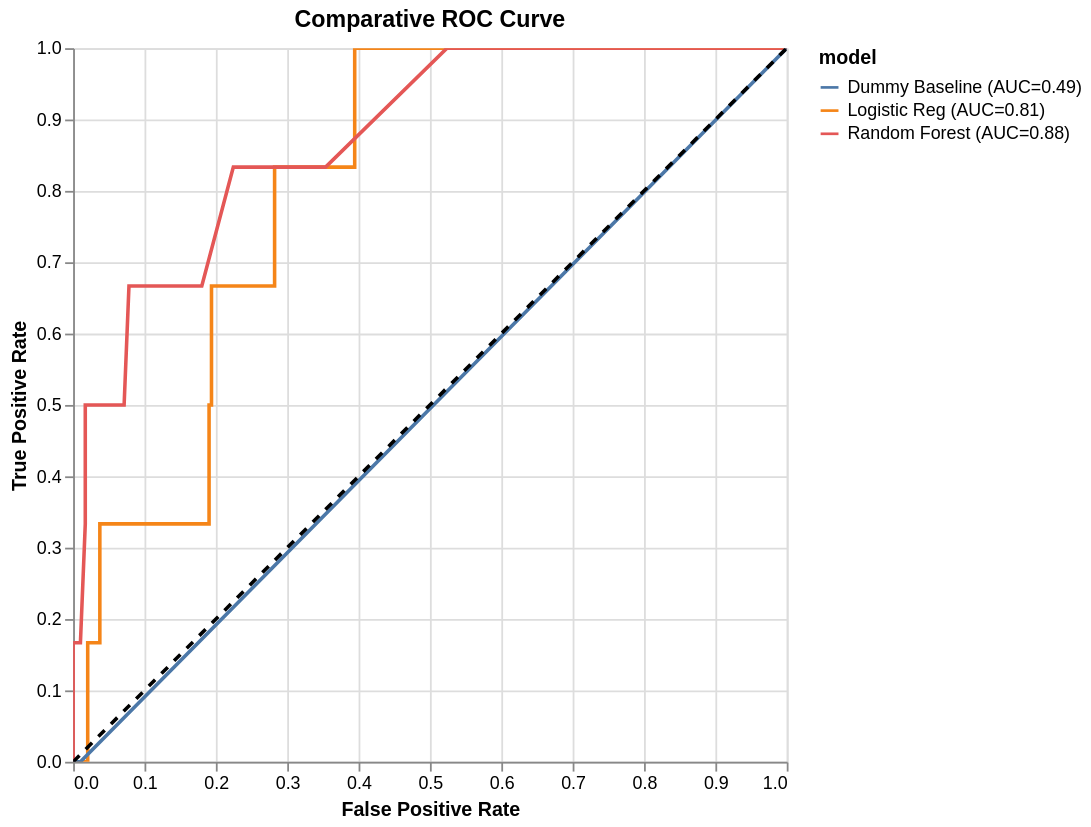

The notebook cell saved with this chart:
### Markdown cell above
#### 🧬 Simulating Real-World Fraud
In fraud detection, victims are rare. We use `make_classification`, a `sklearn` function that generate a random n-class classification problem. We use `weights=[0.98, 0.02]` to create a dataset where **98%** of transactions are legitimate (`0`) and only **2%** are fraudulent (`1`).

To understand the 'Accuracy Trap', we compare our models against a **Baseline** that simply predicts 'No Fraud' for everyone.

#### 🏁 Models to Compare
1.  **Model A (Logistic Regression)**: A simpler, linear model.
2.  **Model B (Random Forest)**: A more complex model that combines many decision trees (a committee).
3.  **Model C (Dummy Baseline)**: A 'no-skill' model that guesses based on class frequency.

#### 📈 The ROC Curve: How it's Made
The **ROC (Receiver Operating Characteristic)** curve summarizes the model's performance across **EVERY possible threshold** (from 0 to 1).
1.  For each threshold, it calculates the **True Positive Rate** (Recall or Sensitivity) = $TP / (TP + FN)$ and the **False Positive Rate** (Specificity) = $FP / (FP + TN)$
2.  It plots these points on a graph.
3.  An **AUC (Area Under the Curve)** of **1.0** is a perfect model. An AUC of **0.5** (the diagonal line) is no better than guessing.

### Code cell
# 1. Setup Data
X, y = make_classification(n_samples=1000, n_classes=2, weights=[0.98, 0.02], random_state=42)
X_train, X_test, y_train, y_test = train_test_split(X, y, test_size=0.3, random_state=42)

# 2. Train Model A (Logistic)
model_a = LogisticRegression().fit(X_train, y_train)
probs_a = model_a.predict_proba(X_test)[:, 1]
fpr_a, tpr_a, _ = metrics.roc_curve(y_test, probs_a)
auc_a = metrics.auc(fpr_a, tpr_a)

# 3. Train Model B (Random Forest)
model_b = RandomForestClassifier(random_state=42).fit(X_train, y_train)
probs_b = model_b.predict_proba(X_test)[:, 1]
fpr_b, tpr_b, _ = metrics.roc_curve(y_test, probs_b)
auc_b = metrics.auc(fpr_b, tpr_b)

# 4. Train Model C (Dummy Baseline)
model_c = DummyClassifier(strategy='stratified', random_state=42).fit(X_train, y_train)
probs_c = model_c.predict_proba(X_test)[:, 1]
fpr_c, tpr_c, _ = metrics.roc_curve(y_test, probs_c)
auc_c = metrics.auc(fpr_c, tpr_c)

# 5. Visualization
res_a = pd.DataFrame({'fpr': fpr_a, 'tpr': tpr_a, 'model': f'Logistic Reg (AUC={auc_a:.2f})'})
res_b = pd.DataFrame({'fpr': fpr_b, 'tpr': tpr_b, 'model': f'Random Forest (AUC={auc_b:.2f})'})
res_c = pd.DataFrame({'fpr': fpr_c, 'tpr': tpr_c, 'model': f'Dummy Baseline (AUC={auc_c:.2f})'})
plot_df = pd.concat([res_a, res_b, res_c])

line = alt.Chart(plot_df).mark_line().encode(
    x=alt.X('fpr', title='False Positive Rate'),
    y=alt.Y('tpr', title='True Positive Rate'),
    color='model:N'
)
diag = alt.Chart(pd.DataFrame({'x':[0,1], 'y':[0,1]})).mark_line(strokeDash=[5,5], color='black').encode(x='x', y='y')
(line + diag).properties(width=400, height=400, title='Comparative ROC Curve').interactive()

### Figure 1 — Vega-Lite specification as saved in the notebook (floating-point values rounded to 4 significant figures)
{"config": {"view": {"continuousWidth": 300, "continuousHeight": 300}}, "layer": [{"data": {"name": "data-94fc0f5a740d57477513c60a3e849468"}, "mark": {"type": "line"}, "encoding": {"color": {"field": "model", "type": "nominal"}, "x": {"field": "fpr", "title": "False Positive Rate", "type": "quantitative"}, "y": {"field": "tpr", "title": "True Positive Rate", "type": "quantitative"}}, "name": "view_1"}, {"data": {"name": "data-42f50405073b2dbe8396db6b7dd2f6be"}, "mark": {"type": "line", "color": "black", "strokeDash": [5, 5]}, "encoding": {"x": {"field": "x", "type": "quantitative"}, "y": {"field": "y", "type": "quantitative"}}}], "height": 400, "params": [{"name": "param_1", "select": {"type": "interval", "encodings": ["x", "y"]}, "bind": "scales", "views": ["view_1"]}], "title": "Comparative ROC Curve", "width": 400, "$schema": "https://vega.github.io/schema/vega-lite/v5.20.1.json", "datasets": {"data-94fc0f5a740d57477513c60a3e849468": [{"fpr": 0.0, "tpr": 0.0, "model": "Logistic Reg (AUC=0.81)"}, {"fpr": 0.003401, "tpr": 0.0, "model": "Logistic Reg (AUC=0.81)"}, {"fpr": 0.02041, "tpr": 0.0, "model": "Logistic Reg (AUC=0.81)"}, {"fpr": 0.02041, "tpr": 0.1667, "model": "Logistic Reg (AUC=0.81)"}, {"fpr": 0.03741, "tpr": 0.1667, "model": "Logistic Reg (AUC=0.81)"}, {"fpr": 0.03741, "tpr": 0.3333, "model": "Logistic Reg (AUC=0.81)"}, {"fpr": 0.1905, "tpr": 0.3333, "model": "Logistic Reg (AUC=0.81)"}, {"fpr": 0.1905, "tpr": 0.5, "model": "Logistic Reg (AUC=0.81)"}, {"fpr": 0.1939, "tpr": 0.5, "model": "Logistic Reg (AUC=0.81)"}, {"fpr": 0.1939, "tpr": 0.6667, "model": "Logistic Reg (AUC=0.81)"}, {"fpr": 0.2823, "tpr": 0.6667, "model": "Logistic Reg (AUC=0.81)"}, {"fpr": 0.2823, "tpr": 0.8333, "model": "Logistic Reg (AUC=0.81)"}, {"fpr": 0.3946, "tpr": 0.8333, "model": "Logistic Reg (AUC=0.81)"}, {"fpr": 0.3946, "tpr": 1.0, "model": "Logistic Reg (AUC=0.81)"}, {"fpr": 1.0, "tpr": 1.0, "model": "Logistic Reg (AUC=0.81)"}, {"fpr": 0.0, "tpr": 0.0, "model": "Random Forest (AUC=0.88)"}, {"fpr": 0.0, "tpr": 0.1667, "model": "Random Forest (AUC=0.88)"}, {"fpr": 0.0102, "tpr": 0.1667, "model": "Random Forest (AUC=0.88)"}, {"fpr": 0.01701, "tpr": 0.3333, "model": "Random Forest (AUC=0.88)"}, {"fpr": 0.01701, "tpr": 0.5, "model": "Random Forest (AUC=0.88)"}, {"fpr": 0.02721, "tpr": 0.5, "model": "Random Forest (AUC=0.88)"}, {"fpr": 0.03741, "tpr": 0.5, "model": "Random Forest (AUC=0.88)"}, {"fpr": 0.06122, "tpr": 0.5, "model": "Random Forest (AUC=0.88)"}, {"fpr": 0.07143, "tpr": 0.5, "model": "Random Forest (AUC=0.88)"}, {"fpr": 0.07823, "tpr": 0.6667, "model": "Random Forest (AUC=0.88)"}, {"fpr": 0.09184, "tpr": 0.6667, "model": "Random Forest (AUC=0.88)"}, {"fpr": 0.1156, "tpr": 0.6667, "model": "Random Forest (AUC=0.88)"}, {"fpr": 0.1565, "tpr": 0.6667, "model": "Random Forest (AUC=0.88)"}, {"fpr": 0.1803, "tpr": 0.6667, "model": "Random Forest (AUC=0.88)"}, {"fpr": 0.2245, "tpr": 0.8333, "model": "Random Forest (AUC=0.88)"}, {"fpr": 0.3537, "tpr": 0.8333, "model": "Random Forest (AUC=0.88)"}, {"fpr": 0.5238, "tpr": 1.0, "model": "Random Forest (AUC=0.88)"}, {"fpr": 1.0, "tpr": 1.0, "model": "Random Forest (AUC=0.88)"}, {"fpr": 0.0, "tpr": 0.0, "model": "Dummy Baseline (AUC=0.49)"}, {"fpr": 0.0102, "tpr": 0.0, "model": "Dummy Baseline (AUC=0.49)"}, {"fpr": 1.0, "tpr": 1.0, "model": "Dummy Baseline (AUC=0.49)"}], "data-42f50405073b2dbe8396db6b7dd2f6be": [{"x": 0, "y": 0}, {"x": 1, "y": 1}]}}
